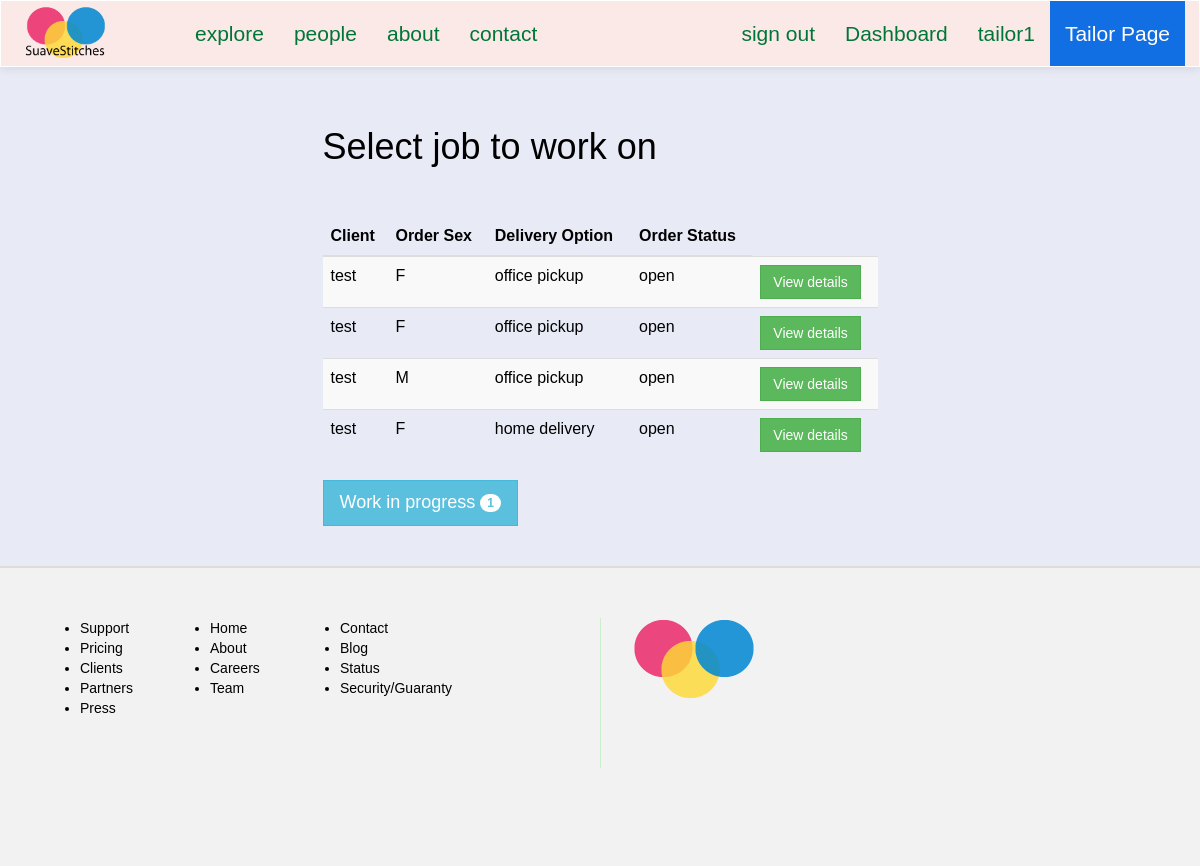
The page /suave/tailor/dashboard (signed in) on the database as committed earlier.
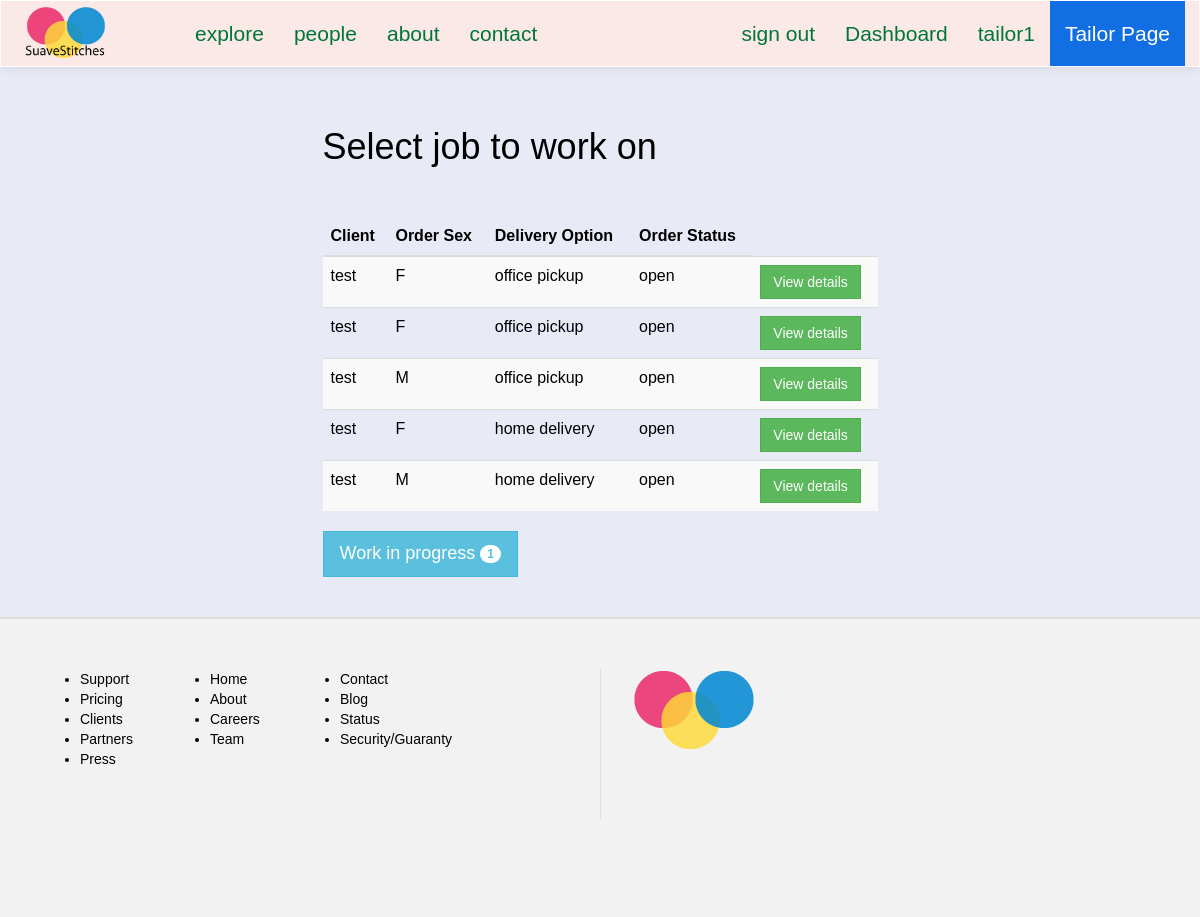
The same page on the database as committed later.
### suave/models.py (models this page shows)
class Order(models.Model):
	client = models.ForeignKey(Client, null=True)
	sizetable = models.ForeignKey(SizeTable, null=True)
	tailor = models.ForeignKey(Tailor, null=True)
	fabric = models.CharField(max_length=50, null=True)
	style = models.CharField(max_length=100, null=True)
	main_order_id = models.CharField(max_length=15, null=True)
	details = models.CharField(max_length=250, null=True) #*
	delivery_option = models.CharField(max_length=100, null=True)
	service_option = models.CharField(max_length=100, null=True)
	sex = models.CharField(max_length=2, default=' ')
	status = models.CharField(max_length=20, default='OPEN') #*
	cost = models.IntegerField(default=0000) # final cost of order
	date = models.DateField(auto_now_add=True)

class Client(models.Model):
	FEMALE = 'F'
	MALE = 'M'
	SEX_CHOICE = (
		(FEMALE, 'F'),
		(MALE, 'M'),
	)
	user = models.OneToOneField(User)
	address = models.CharField(max_length=200, null=True)
	preference = models.CharField(max_length=40)
	sex = models.CharField(max_length=2, choices=SEX_CHOICE, default=" ")
	def __str__(self):
		return self.user.username

### suave/views.py (the view)
@login_required
def tailorDashboard(request):
	context = {}
	context['title'] = 'Tailor - SuaveStitches Nigeria'
	context['tailorPage'] = True
	orders = Order.objects.filter(status='OPEN')
	context['orders'] = orders
	tailor_obj = Tailor.objects.get(user=request.user)
	context['work'] = len(Order.objects.filter(tailor=tailor_obj, status='IN PROGRESS'))
	return render(request, 'i/tailor/dashboard.html', context)

### suave/templates/i/tailor/dashboard.html (shortened to what this page needs)
{% extends "i/layout/base.html" %}
{% block main_section %}
<div class="col-lg-6 col-lg-offset-3"><br><br>
	<h1>Select job to work on</h1>
	<br><br>
	{% if orders %}
	<table class="table table-striped table-hover">
		<thead>
			<tr>
				<th>Client</th>
				<th>Order Sex</th>
				<th>Delivery Option</th>
				<th>Order Status</th>
			</tr>
		</thead>
		<tbody>
			{% for order in orders %}
			<tr>
				<td>{{ order.client }}</td>
				<td>{{ order.sex }}</td>
				<td>{{ order.delivery_option|lower }}</td>
				<td>{{ order.status|lower }}</td>
				<td><a href="{% url 'suave:tailorOrderDetails' order.main_order_id %}" class="btn btn-success">View details</a></td>
			</tr>
			{% endfor %}
		</tbody>
	</table>
	{% endif %}
	<div class="dashboard-button-panel">
		<a href="{% url 'suave:tailorWorkInProgress' %}" class="btn btn-success btn-info btn-lg">
			Work in progress
			{% if work %}
				<span class="badge">{{ work }}</span>
			{% endif %}
		</a>
	</div>
	<br><br>
</div>
{% endblock %}

Rows that differ between the two databases and show on the page:
added Order: client "test", sex "M", delivery_option "home delivery", status "open"
